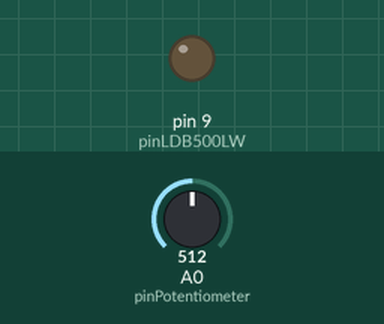
This sketch was run on a simulated Arduino Uno, built with avr-gcc and run on an emulated ATmega328P. Shown: output pins drawn as LEDs (lit = HIGH). The inputs (shaded band) are chosen by the test bench; at power-on: A0 (pinPotentiometer) = 512.

Above: at 0.05 s.
At 6.85 s:
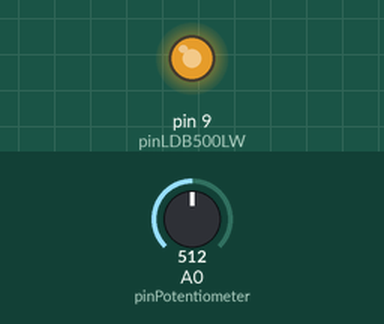
At 9.75 s:
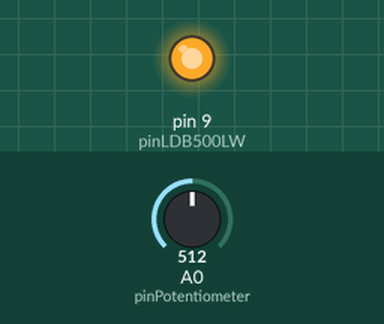
At 13.75 s:
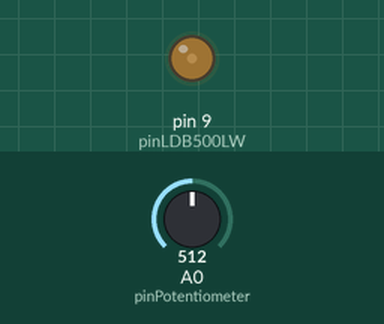
Timing chart, 0 to 25.2 s (numbered marks = the images above):
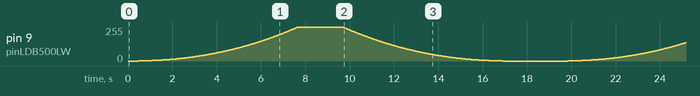

The sketch:

5b_COB_LED_with_smooth_12-bit_dimming_control.ino
```cpp
// Tutorial 5b. COB LED with smooth 12-bit dimming control

// Main parts: Adafruit Metro Mini, potentiometer, capacitor, COB LED,
// MEANWELL LDB-500LW CC-PSU, heat-sink

// Variables that remain constant
const byte pinPotentiometer = A0; // Analog input pin from potentiometer
const byte pinLDB500LW = 9; // LED driver PWM input pin number
const unsigned int dutyCycleValues[512] = { // Array lookup-table generator https://victornpb.github.io/gamma-table-generator/
  0,   0,   0,   0,   0,   0,   0,   0,   0,   1,   1,   1,   1,   1,   1,   2,
  2,   2,   3,   3,   3,   4,   4,   4,   5,   5,   6,   6,   7,   7,   8,   9,
  9,  10,  11,  11,  12,  13,  13,  14,  15,  16,  17,  18,  19,  20,  21,  21,
  23,  24,  25,  26,  27,  28,  29,  30,  32,  33,  34,  35,  37,  38,  40,  41,
  42,  44,  45,  47,  48,  50,  52,  53,  55,  57,  58,  60,  62,  64,  66,  67,
  69,  71,  73,  75,  77,  79,  81,  83,  85,  88,  90,  92,  94,  96,  99, 101,
  103, 106, 108, 111, 113, 116, 118, 121, 123, 126, 129, 131, 134, 137, 140, 142,
  145, 148, 151, 154, 157, 160, 163, 166, 169, 172, 175, 178, 182, 185, 188, 191,
  195, 198, 202, 205, 208, 212, 215, 219, 223, 226, 230, 234, 237, 241, 245, 249,
  252, 256, 260, 264, 268, 272, 276, 280, 284, 288, 293, 297, 301, 305, 310, 314,
  318, 323, 327, 332, 336, 341, 345, 350, 354, 359, 364, 368, 373, 378, 383, 388,
  393, 397, 402, 407, 412, 417, 423, 428, 433, 438, 443, 449, 454, 459, 465, 470,
  475, 481, 486, 492, 497, 503, 509, 514, 520, 526, 531, 537, 543, 549, 555, 561,
  567, 573, 579, 585, 591, 597, 603, 610, 616, 622, 629, 635, 641, 648, 654, 661,
  667, 674, 680, 687, 694, 700, 707, 714, 721, 728, 735, 741, 748, 755, 762, 769,
  777, 784, 791, 798, 805, 813, 820, 827, 835, 842, 850, 857, 865, 872, 880, 887,
  895, 903, 911, 918, 926, 934, 942, 950, 958, 966, 974, 982, 990, 998, 1006, 1015,
  1023, 1031, 1039, 1048, 1056, 1065, 1073, 1082, 1090, 1099, 1107, 1116, 1125, 1133, 1142, 1151,
  1160, 1169, 1178, 1187, 1196, 1205, 1214, 1223, 1232, 1241, 1250, 1260, 1269, 1278, 1287, 1297,
  1306, 1316, 1325, 1335, 1344, 1354, 1364, 1373, 1383, 1393, 1403, 1413, 1422, 1432, 1442, 1452,
  1462, 1472, 1483, 1493, 1503, 1513, 1523, 1534, 1544, 1554, 1565, 1575, 1586, 1596, 1607, 1617,
  1628, 1639, 1649, 1660, 1671, 1682, 1693, 1704, 1715, 1726, 1737, 1748, 1759, 1770, 1781, 1792,
  1804, 1815, 1826, 1838, 1849, 1860, 1872, 1883, 1895, 1907, 1918, 1930, 1942, 1953, 1965, 1977,
  1989, 2001, 2013, 2025, 2037, 2049, 2061, 2073, 2085, 2097, 2110, 2122, 2134, 2147, 2159, 2172,
  2184, 2197, 2209, 2222, 2234, 2247, 2260, 2273, 2285, 2298, 2311, 2324, 2337, 2350, 2363, 2376,
  2389, 2402, 2416, 2429, 2442, 2455, 2469, 2482, 2496, 2509, 2523, 2536, 2550, 2563, 2577, 2591,
  2605, 2618, 2632, 2646, 2660, 2674, 2688, 2702, 2716, 2730, 2744, 2758, 2773, 2787, 2801, 2816,
  2830, 2844, 2859, 2873, 2888, 2903, 2917, 2932, 2947, 2961, 2976, 2991, 3006, 3021, 3036, 3051,
  3066, 3081, 3096, 3111, 3126, 3142, 3157, 3172, 3188, 3203, 3218, 3234, 3249, 3265, 3281, 3296,
  3312, 3328, 3343, 3359, 3375, 3391, 3407, 3423, 3439, 3455, 3471, 3487, 3503, 3519, 3536, 3552,
  3568, 3585, 3601, 3618, 3634, 3651, 3667, 3684, 3700, 3717, 3734, 3751, 3767, 3784, 3801, 3818,
  3835, 3852, 3869, 3886, 3904, 3921, 3938, 3955, 3973, 3990, 4007, 4025, 4042, 4060, 4077, 4095,
};

void setup()
{
  // Initialise Metro Mini's digital pin specified above
  pinMode(pinLDB500LW, OUTPUT);

  // Timer 1 Control Registers A and B, set first

  // COM1A1 bit set to 1 means non-inverted PWM for the Output Compare
  // Register A (pin 9) is selected. WGM11, WGM13 and WGM12 bits set to
  // 1 means mode 14 Fast PWM is enabled. CS10 bit set to 1 means no
  // pre-scaling (16MHz / 1 = 16MHz) is used
  TCCR1A = (1 << COM1A1) | (1 << WGM11);
  TCCR1B = (1 << WGM13) | (1 << WGM12) | (1 << CS10);

  // Timer 1 Input Capture Register, set second

  // ICR1 holds the TOP value in mode 14 Fast PWM. 0 - 4095 = 4096 values,
  // which means 12-bit PWM resolution at 3906Hz (16GHz / 4096). A frequency
  // over 1kHz means that flicker is much less perceptible. TOP is the value
  // the timer counts up to before it starts again at 0
  ICR1 = 4095; // Not 4096, because ICR1 starts at 0!

  // Timer 1 Output Compare Register, set third

  // OCR1A at 0 means the PWM output (and the LED) is off at the start
  OCR1A = 0;
}

void loop()
{
  // The potentiometer is hardware smoothed with a 10uF capacitor; no code
  // is necessary. Read the voltage from the potentiometer pin and divide
  // the result (0 - 1023) by 2 to get a range of 0 - 511 for the array,
  // the lookup-table with pre-computed logarithmic dimming values
  int readingPotentiometer = analogRead(pinPotentiometer) / 2;

  // Fetch the matching lookup-table value and assign it to the Timer 1
  // Output Compare Register to set the LED driver's duty cycle
  OCR1A = dutyCycleValues[readingPotentiometer];

  // Only for demostrating the visually linear fade corrected for human brightness perception
  fadeUp();
  delay(2000);
  fadeDown();
  delay(2000);
}

// Only for demostrating the visually linear fade corrected for human brightness perception
void fadeUp()
{
  for (int i = 0; i <= 511; i++)
  {
    OCR1A = dutyCycleValues[i];
    delay(15);
  }
}

void fadeDown()
{
  for (int i = 511; i >= 0; i--)
  {
    OCR1A = dutyCycleValues[i];
    delay(15);
  }
}
```
